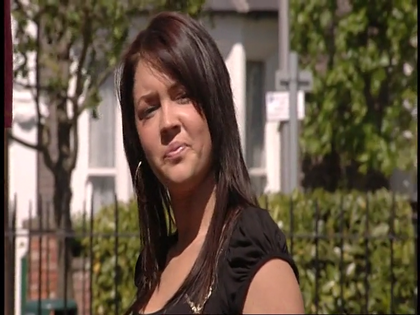
%> input picture demo/stacey.png, 420 x 315 px, shrunk from 768 x 576 before the run
$ octave demo.m   (GNU Octave 9; MATLAB toolbox functions it lacks are replaced by stand-ins)
%> lines starting %> are read from the running program, lines starting %| are printed output that depends on the picture
### funcs/extract_color_features.m
function [hist3d,vect_hist3d] = extract_color_features(frame,mask)

% Number of bins for RGB information.
bins_rgb = 11;

channel_r = double(frame(:,:,1));
channel_g = double(frame(:,:,2));
channel_b = double(frame(:,:,3));

% 3D histogram
hist3d = zeros(bins_rgb,bins_rgb,bins_rgb);

% TODO: do we need 2 fors? Implement this in C
val = find(mask);
rr = ceil(max((channel_r(val)/255) * bins_rgb,1));
gg = ceil(max((channel_g(val)/255) * bins_rgb,1));
bb = ceil(max((channel_b(val)/255) * bins_rgb,1));

for i = 1:length(val)
    hist3d(rr(i),gg(i),bb(i)) = hist3d(rr(i),gg(i),bb(i)) + 1;
end

% % TODO: do we need 3 fors?
% % Cube 3D histogram to vector.
vect_hist3d = zeros(1,bins_rgb^3);
z = 1;

for k = 1:bins_rgb
    for i = 1:bins_rgb
        for j = 1:bins_rgb
            vect_hist3d(z) = hist3d(i,j,k);
            z = z+1;
        end
    end
end

% Normalize
vect_hist3d = vect_hist3d / sum(vect_hist3d);
hist3d = hist3d / sum(sum(sum(hist3d)));

end

### funcs/sort_nat.m
function [cs,index] = sort_nat(c,mode)
%sort_nat: Natural order sort of cell array of strings.
% usage:  [S,INDEX] = sort_nat(C)
%
% where,
%    C is a cell array (vector) of strings to be sorted.
%    S is C, sorted in natural order.
%    INDEX is the sort order such that S = C(INDEX);
%
% Natural order sorting sorts strings containing digits in a way such that
% the numerical value of the digits is taken into account.  It is
% especially useful for sorting file names containing index numbers with
% different numbers of digits.  Often, people will use leading zeros to get
% the right sort order, but with this function you don't have to do that.
% For example, if C = {'file1.txt','file2.txt','file10.txt'}, a normal sort
% will give you
%
%       {'file1.txt'  'file10.txt'  'file2.txt'}
%
% whereas, sort_nat will give you
%
%       {'file1.txt'  'file2.txt'  'file10.txt'}
%
% See also: sort

% Version: 1.4, 22 January 2011
% Author:  Douglas M. Schwarz
% Email:   dmschwarz=ieee*org, dmschwarz=urgrad*rochester*edu
% Real_email = regexprep(Email,{'=','*'},{'@','.'})


% Set default value for mode if necessary.
if nargin < 2
	mode = 'ascend';
end

% Make sure mode is either 'ascend' or 'descend'.
modes = strcmpi(mode,{'ascend','descend'});
is_descend = modes(2);
if ~any(modes)
	error('sort_nat:sortDirection',...
		'sorting direction must be ''ascend'' or ''descend''.')
end

% Replace runs of digits with '0'.
c2 = regexprep(c,'\d+','0');

% Compute char version of c2 and locations of zeros.
s1 = char(c2);
z = s1 == '0';

% Extract the runs of digits and their start and end indices.
[digruns,first,last] = regexp(c,'\d+','match','start','end');

% Create matrix of numerical values of runs of digits and a matrix of the
% number of digits in each run.
num_str = length(c);
max_len = size(s1,2);
num_val = NaN(num_str,max_len);
num_dig = NaN(num_str,max_len);
for i = 1:num_str
	num_val(i,z(i,:)) = sscanf(sprintf('%s ',digruns{i}{:}),'%f');
	num_dig(i,z(i,:)) = last{i} - first{i} + 1;
end

% Find columns that have at least one non-NaN.  Make sure activecols is a
% 1-by-n vector even if n = 0.
activecols = reshape(find(~all(isnan(num_val))),1,[]);
n = length(activecols);

% Compute which columns in the composite matrix get the numbers.
numcols = activecols + (1:2:2*n);

% Compute which columns in the composite matrix get the number of digits.
ndigcols = numcols + 1;

% Compute which columns in the composite matrix get chars.
charcols = true(1,max_len + 2*n);
charcols(numcols) = false;
charcols(ndigcols) = false;

% Create and fill composite matrix, comp.
comp = zeros(num_str,max_len + 2*n);
comp(:,charcols) = double(s1);
comp(:,numcols) = num_val(:,activecols);
comp(:,ndigcols) = num_dig(:,activecols);

% Sort rows of composite matrix and use index to sort c in ascending or
% descending order, depending on mode.
[unused,index] = sortrows(comp);
if is_descend
	index = index(end:-1:1);
end
index = reshape(index,size(c));
cs = c(index);

### funcs/obj_proposal.m
%% Wrapper for modified object proposal function in python (MNC)
%
% example: obj_proposal('./data/demo','./data/demo',['2008_000910.jpg 2008_001602.jpg']);
%
% Be aware of the relative pathing to the images location.
%
% This is not prepared for individual frames (data directly) because the
% initialization would start every time the function is called. Whenever it
% is possible, try to gather the data into the proposed form.

function obj_proposal(im_path,save_path,im_names,gpu_id)

if iscell(im_names)
    im_names_vec = '';
    for i = 1:length(im_names)
        im_names_vec = [im_names_vec ' ' im_names{i}];
    end
    im_names = im_names_vec;
end

cd(mnc_root)
% cd('/net/per920a/export/das14a/satoh-lab/hinami/work/MNC')

system(['./tools/object_proposal.py' ' --folder_path ' im_path ' --save_path ' save_path ' --im_names ' im_names ' --gpu ' num2str(gpu_id)]);

cd(person_tracker_root)

### person_tracker.m
%% Person tracker using MNC
% pass a set of queries (images) and return a set of predictions for every
% image. If the objective is not found, skip the frame.

% Inputs: (folder_with_frames_to_track,vector_person_model,gpu_id,optional_dir_for_MNC)
% Ouputs: (masks,frames)

function [pred,vid] = person_tracker(track_dir,person_model,gpu_id,mask_dir)

% Will consume about 8.5 GB of GPU MEM (MNC)
if nargin < 4
    mask_dir = fullfile(person_tracker_root,'tmp_mask');
    if nargin < 3
        gpu_id = 0;
    end
end


% 1.prepare the frames structure
seq_frames = dir(fullfile(track_dir,'*.*'));
seq_frames = seq_frames(~ismember({seq_frames.name},{'.','..'}));
frames_name = {seq_frames.name};
frames_name = sort_nat(frames_name);


% 2.person detector for a set of frames
obj_proposal(track_dir,mask_dir,frames_name,gpu_id);


% 3.model comparison for every frame with original model (Battacharyya or chi2)
frame_tmp = imread(fullfile(track_dir,frames_name{1}));
vid = cell(1,length(frames_name));
pred = zeros(size(frame_tmp,1),size(frame_tmp,2),length(frames_name));

b_th = 0.07; % 0.07

for i = 1:length(frames_name)

    % Load frame
    frame_tmp = imread(fullfile(track_dir,frames_name{i}));

    [~,mask_name] = fileparts(frames_name{i});
    mask_name = [mask_name '_mask.png'];

    mask_multiple = imread(fullfile(mask_dir,mask_name));
    [mask_label,labels] = rgb2label(mask_multiple);

    b_dist = ones(1,length(labels));

    % For each person extracted compute similarity
    for j = 2:length(labels)
        mask_tmp = mask_label == labels(j);
        [~,tmp_model] = extract_color_features(frame_tmp,mask_tmp);
        b_dist(j) = compute_distance(person_model,tmp_model,'bhatt');
    end

    [b_min,idx] = min(b_dist);

    % If the most similar is lower than b_th assume that the person is the same
    % as the model
    if b_min <= b_th;
        pred(:,:,i) = double(mask_label == labels(idx));
    end

    vid{i} = frame_tmp;

end

### person_tracker_root.m
function person_tracker_root = person_tracker_root()
    person_tracker_root = fileparts(which(mfilename));
end

### demo/demo.m
%% Demo for person tracker
% Andreu Girbau (agirbau@alu.etsetb.upc.edu)

% TODO: DEMO with bounding box
%       Use a better demo (this is very static)

% Define directory with the frames
track_dir = fullfile(person_tracker_root,'demo','frames');

% Define directory for saving the masks (optional, if not settled the masks
% will be erased after the tracking).
mask_dir = fullfile(person_tracker_root,'demo','masks');

% Load initial frame and mask
img = imread(fullfile(person_tracker_root,'demo','stacey.png'));
%> img is the input picture: size 315x420x3 uint8; mean R, G, B 100.5, 85.7, 68.1
mask = imread(fullfile(person_tracker_root,'demo','stacey_mask.png'));
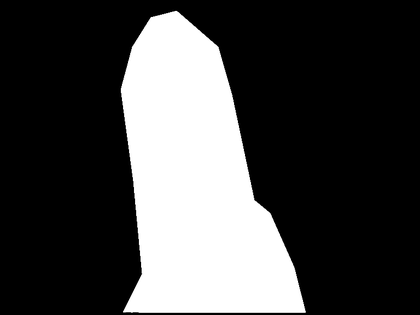
%> input picture demo/stacey_mask.png, 420 x 315 px, shrunk from 768 x 576 before the run
%> mask is the input picture: size 315x420 uint8; min 0, max 255, mean 68.9

% Compute the person model (color)
[~,person_model] = extract_color_features(img,mask);
%> in extract_color_features, `channel_r = double(frame(:,:,1));`:
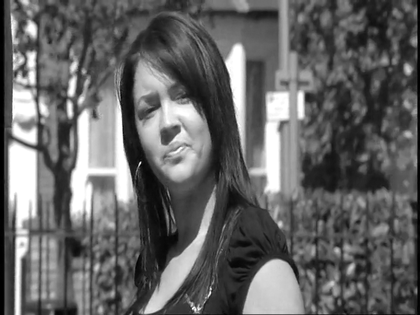
%> channel_r: size 315x420 double; min 0, max 255, mean 100.5
%> in extract_color_features, `channel_g = double(frame(:,:,2));`:
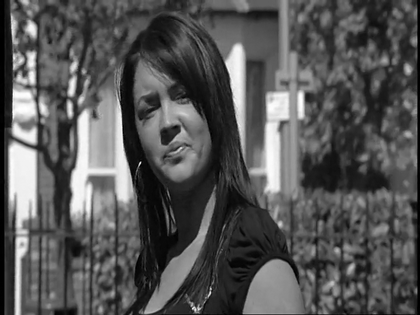
%> channel_g: size 315x420 double; min 0, max 255, mean 85.7
%> in extract_color_features, `channel_b = double(frame(:,:,3));`:
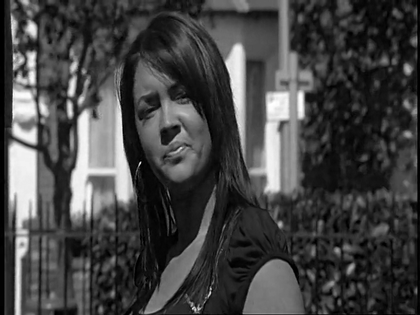
%> channel_b: size 315x420 double; min 0, max 255, mean 68.1
%> in extract_color_features, `val = find(mask);`: val = 37177 values from 37259 to 97018
%> after the loop in extract_color_features, `for k = 1:bins_rgb`: vect_hist3d = 1331 values, max 5871 at index 145, min 0 at index 2, mean 27.93; z = 1332
%> in extract_color_features, `vect_hist3d = vect_hist3d / sum(vect_hist3d);`: vect_hist3d = 1331 values, max 0.158 at index 145, min 0 at index 2, mean 0.000751
%> person_model has the same summary as vect_hist3d in extract_color_features

% Set GPU ID (0 if unspecified)
gpuID = 0;

% Track the person
[pred,vid] = person_tracker(track_dir,person_model,gpuID,mask_dir);
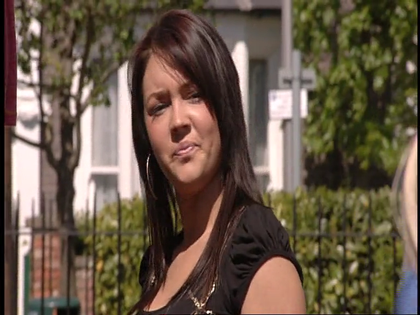
%> input picture demo/frames/query_vid_123.png, 420 x 315 px, shrunk from 768 x 576 before the run
%> in person_tracker, frame_tmp is the input picture: size 315x420x3 uint8; mean R, G, B 102.9, 87.4, 70.8
%> the run ends on the next line
